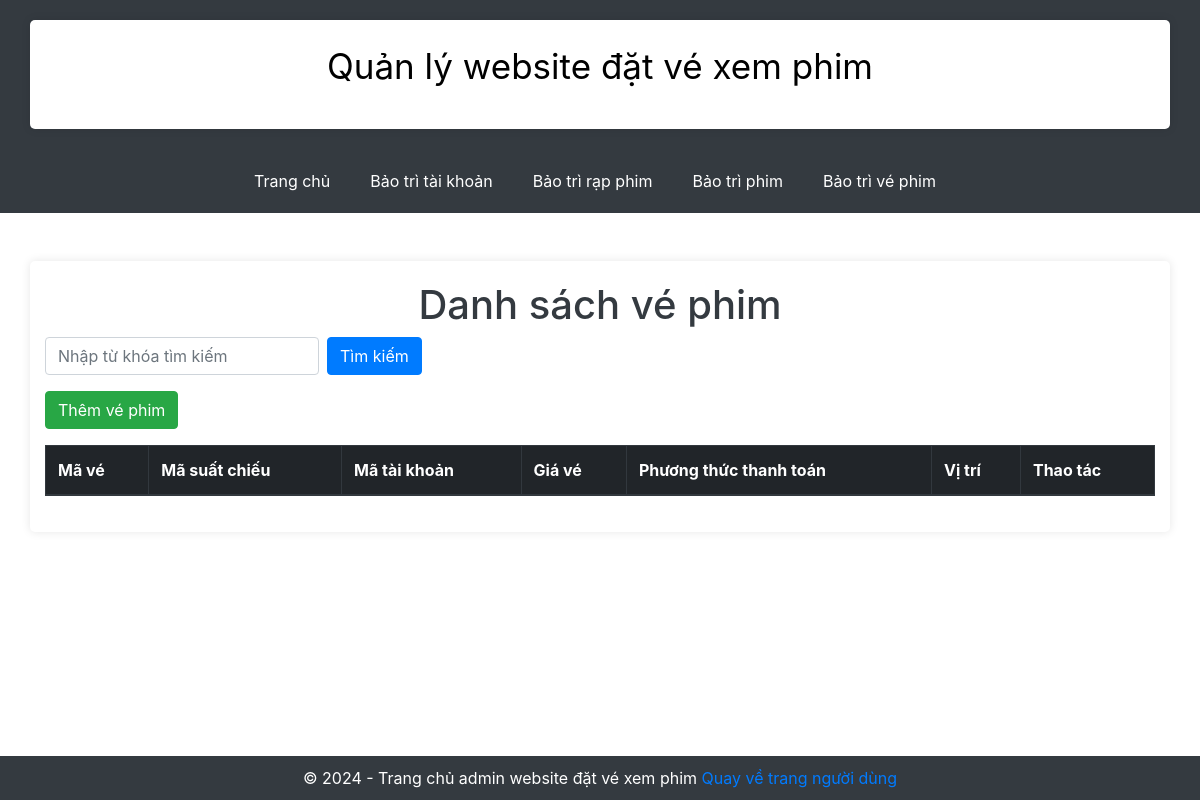
The app's page /adminWeb.php?action=home, older data.
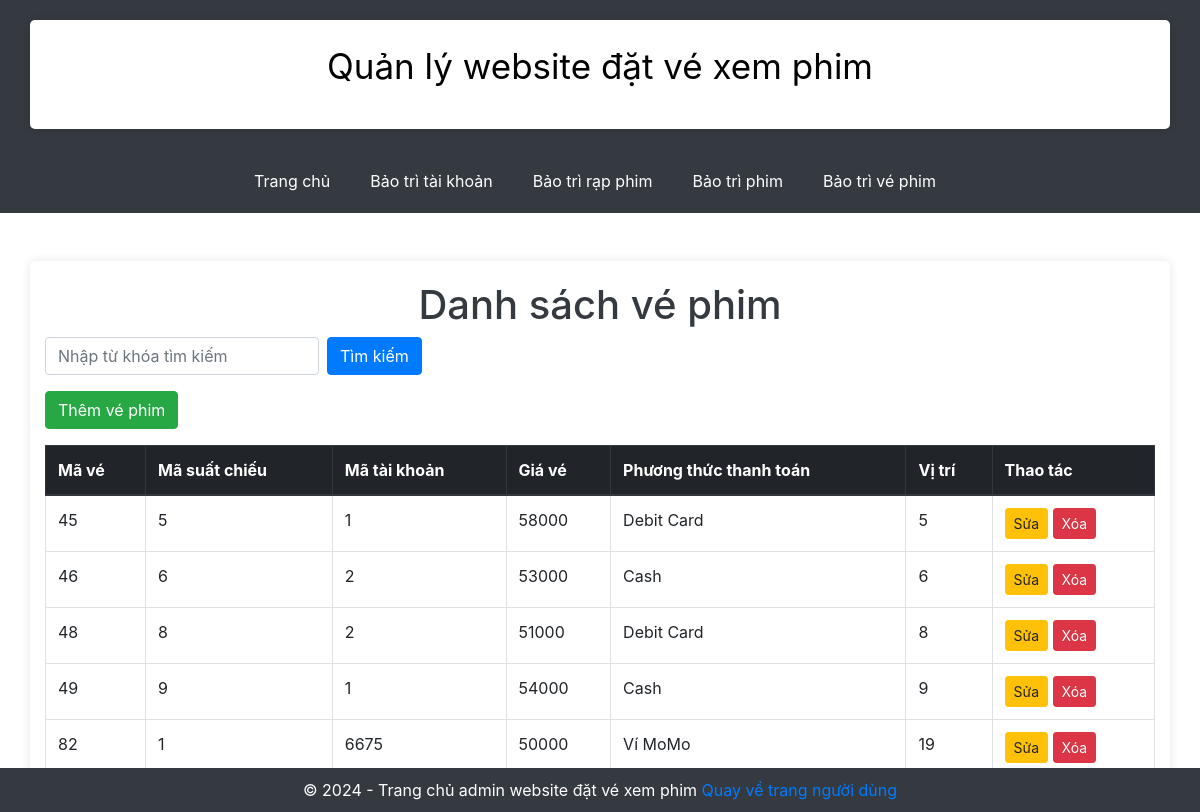
The same page, newer data.
### tables this page shows
CREATE TABLE `vephim` (
  `MaVe` int(11) NOT NULL,
  `MaSuatChieu` int(11) NOT NULL,
  `MaTK` int(11) NOT NULL,
  `GiaVe` int(11) DEFAULT NULL,
  `PTTT` varchar(255) DEFAULT NULL,
  `ViTri` int(11) DEFAULT NULL
);

### controllers/ManageTicketConTroller.php (called while the page is built, shortened)
<?php
function homeManage(){
    $_SESSION['vephims'] = getAllVePhim();
    require __DIR__ . '/../views/ManageTicket/HomeManage.php';
    }
?>

### models/ManageTicketModel.php (called while the page is built, shortened)
<?php
function getAllVePhim() {
    $conn = getDatabaseConnection();
    $sql = "SELECT * FROM VEPHIM";
    $result = mysqli_query($conn, $sql);
    $vephimList = [];
    if (mysqli_num_rows($result) > 0) {
        while($row = mysqli_fetch_assoc($result)) {
            $vephimList[] = $row;
        }
    }
    return $vephimList;
}
?>

### views/ManageTicket/HomeManage.php (the view, shortened to what this page needs)
<!DOCTYPE html>
<html lang="en">
<head>
    <link href="https://maxcdn.bootstrapcdn.com/bootstrap/4.0.0/css/bootstrap.min.css" rel="stylesheet">
</head>
<body>
    <div class="container mt-5">
        <h1 class="text-center">Danh sách vé phim</h1>
        <form class="form-inline mb-3" action="adminWeb.php?action=searchTicket" method="post">
            <input class="form-control mr-2" type="text" name="keyword" placeholder="Nhập từ khóa tìm kiếm">
            <button class="btn btn-primary" type="submit">Tìm kiếm</button>
        </form>
        <a href="adminWeb.php?action=addTicket" class="btn btn-success mb-3">Thêm vé phim</a>
        <table class="table table-bordered">
            <thead class="thead-dark">
                <tr>
                    <th>Mã vé</th>
                    <th>Mã suất chiếu</th>
                    <th>Mã tài khoản</th>
                    <th>Giá vé</th>
                    <th>Phương thức thanh toán</th>
                    <th>Vị trí</th>
                    <th>Thao tác</th>
                </tr>
            </thead>
            <tbody>
                <?php foreach ($_SESSION['vephims'] as $vephim): ?>
                <tr>
                    <td><?php echo $vephim['MaVe']; ?></td>
                    <td><?php echo $vephim['MaSuatChieu']; ?></td>
                    <td><?php echo $vephim['MaTK']; ?></td>
                    <td><?php echo $vephim['GiaVe']; ?></td>
                    <td><?php echo $vephim['PTTT']; ?></td>
                    <td><?php echo $vephim['ViTri']; ?></td>
                    <td>
                        <a href="adminWeb.php?action=updateTicket&maVe=<?php echo $vephim['MaVe']; ?>"
                            class="btn btn-warning btn-sm">Sửa</a>
                        <a href="adminWeb.php?action=deleteTicket&maVe=<?php echo $vephim['MaVe']; ?>"
                            class="btn btn-danger btn-sm">Xóa</a>
                    </td>
                </tr>
                <?php endforeach; ?>
            </tbody>
        </table>
    </div>
</body>
</html>

Row changes from the older to the newer data that the page shows:
added vephim: MaVe "45", MaSuatChieu "5", MaTK "1", GiaVe "58000", PTTT "Debit Card", ViTri "5"
added vephim: MaVe "46", MaSuatChieu "6", MaTK "2", GiaVe "53000", PTTT "Cash", ViTri "6"
added vephim: MaVe "48", MaSuatChieu "8", MaTK "2", GiaVe "51000", PTTT "Debit Card", ViTri "8"
added vephim: MaVe "49", MaSuatChieu "9", MaTK "1", GiaVe "54000", PTTT "Cash", ViTri "9"
added vephim: MaVe "82", MaSuatChieu "1", MaTK "6675", GiaVe "50000", PTTT "Ví MoMo", ViTri "19"
